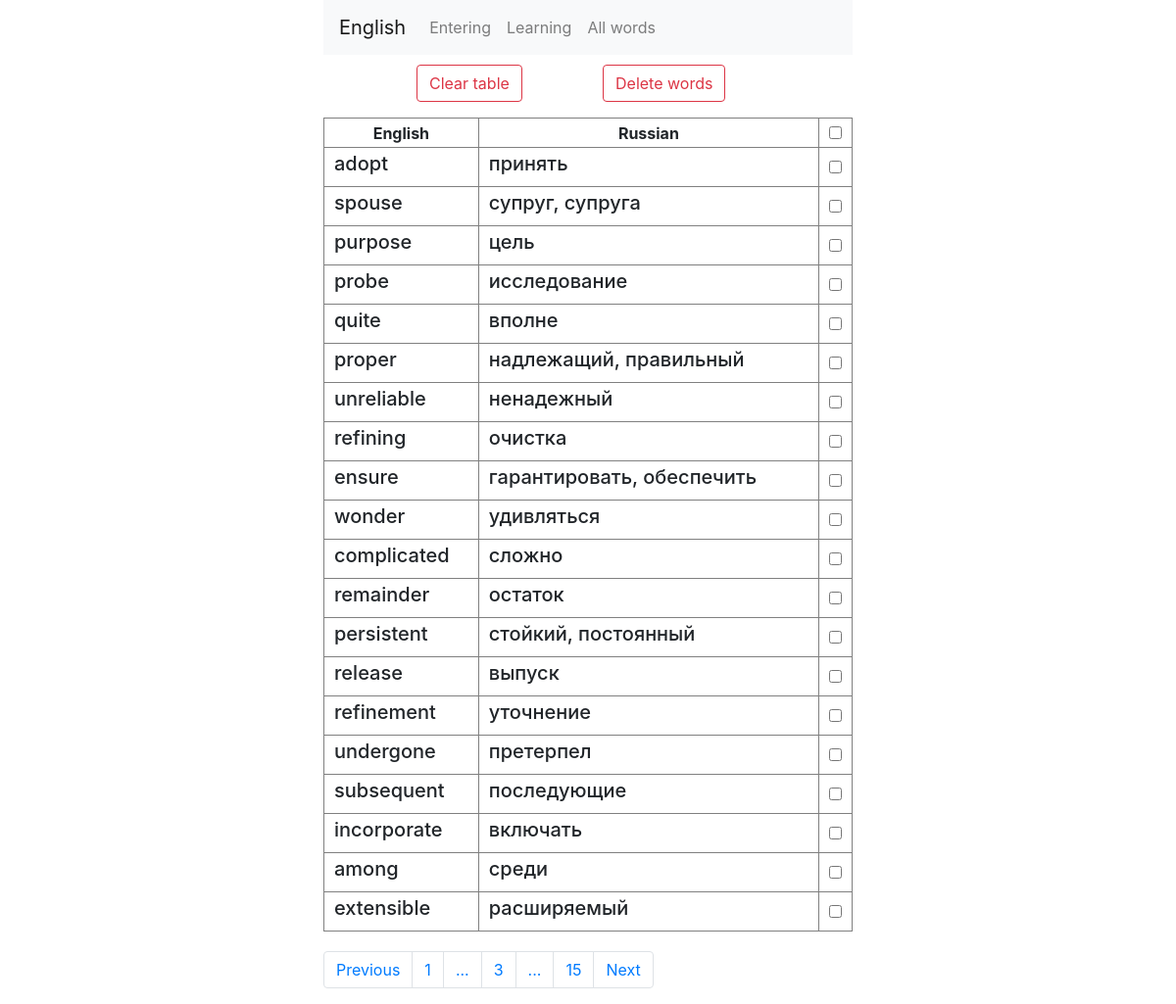
The page /all-words/?page=3 on the database its author committed.
### models.py (models this page shows, shortened)
class Words(db.Model):
    id = db.Column(db.Integer, primary_key=True)
    eng_word = db.Column(db.String(200), nullable=False)
    ru_word = db.Column(db.String(200), nullable=False)

### all_words/blueprint.py (the view, shortened to what this page needs)
@all_words.route('/', methods=('POST', 'GET'))
def index():
    page = request.args.get('page', 1, type=int)
    words = Words.query.paginate(page=page)
    return render_template('all_words/index.html', words=words)

### all_words/templates/all_words/index.html (shortened to what this page needs)
{% extends 'base.html' %}
{% block content %}
<div class="container">
    <div class="row justify-content-center">
        <div class="col-2">
            <form method="POST">
                <button type="submit" class="btn btn-outline-danger clear-btn" name="btn" value="clear">
                    Clear table
                </button>
        </div>
        <div class="col-2">
            <button type="submit" class="btn btn-outline-danger del_btn" name="btn" value="delete_words">
                Delete words
            </button>
        </div>
    </div>
</div>
<div class="container">
    <div class="row justify-content-center">
        <div class="col-6">
            <table border="1">
                <tr>
                    <th>
                        English
                    </th>
                    <th>
                        Russian
                    </th>
                    <th>
                        <input type="checkbox" onClick="toggle()">
                    </th>
                </tr>
                {% for word in words.items %}
                <tr>
                    <td>
                        <h5>{{ word.eng_word }}</h5>
                    </td>
                    <td>
                        <h5>{{ word.ru_word }}</h5>
                    </td>
                    <div class="form-group form-check">
                        <td width='20'>
                            <input type="checkbox" class="check-box-word" name="checked_words"
                                value="{{ word.eng_word }}">
                        </td>
                    </div>
                </tr>
                {% endfor %}
            </table>
            <ul class="pagination">
                <li class="page-item {% if words.has_prev == False %} disabled {% endif %}">
                    <a class="page-link" href="./?page={{ words.prev_num }}">Previous</a>
                </li>
                <li class="page-item {% if words.page == 1 %} disabled {% endif %}">
                    <a class="page-link" href="./?page=1">1</a>
                </li>
                {% if words.page > 2 %}
                <li class="page-item {% if words.page == 1 %} disabled {% endif %}">
                    <a class="page-link" href="#">...</a>
                </li>
                {% endif %}
                {% if words.page > 1 and words.page < words.pages %}
                <li class="page-item {% if words.page == 1 %} disabled {% endif %}">
                    <a class="page-link" href="./?page=1">{{ words.page }}</a>
                </li>
                {% endif %}
                {% if words.page < words.pages-1 %}
                <li class="page-item {% if words.page == 1 %} disabled {% endif %}">
                    <a class="page-link" href="#">...</a>
                </li>
                {% endif %}
                <li class="page-item {% if words.page == words.pages %} disabled {% endif %}">
                    <a class="page-link" href="./?page={{ words.pages }}">{{ words.pages }}</a>
                </li>
                <li class="page-item {% if words.has_next == False %} disabled {% endif %}">
                    <a class="page-link" href="./?page={{ words.next_num }}">Next</a>
                </li>
            </ul>
        </div>
    </div>
</div>
{% endblock %}

### static/main.css (style rules this page uses)
table { width: 100%; margin-top: 10px; margin-bottom: 20px; }
th { height: 30px; text-align: center; }
td { height: 40px; padding-left: 10px; }
.clear-btn { margin-top: 10px; }
.del_btn { margin-top: 10px; }
.check-box-word { margin-right: 9px; }

### rows shown on the page
Words: eng_word "adopt", ru_word "принять"
Words: eng_word "spouse", ru_word "супруг, супруга"
Words: eng_word "purpose", ru_word "цель"
Words: eng_word "probe", ru_word "исследование"
Words: eng_word "quite", ru_word "вполне"
Words: eng_word "proper", ru_word "надлежащий, правильный"
Words: eng_word "unreliable", ru_word "ненадежный"
Words: eng_word "refining", ru_word "очистка"
Words: eng_word "ensure", ru_word "гарантировать, обеспечить"
Words: eng_word "wonder", ru_word "удивляться"
Words: eng_word "complicated", ru_word "сложно"
Words: eng_word "remainder", ru_word "остаток"
Words: eng_word "persistent", ru_word "стойкий, постоянный"
Words: eng_word "release", ru_word "выпуск"
Words: eng_word "refinement", ru_word "уточнение"
Words: eng_word "undergone", ru_word "претерпел"
Words: eng_word "subsequent", ru_word "последующие"
Words: eng_word "incorporate", ru_word "включать"
Words: eng_word "among", ru_word "среди"
Words: eng_word "extensible", ru_word "расширяемый"

### other values the page prints
{{ words.page }} "3"
{{ words.pages }} "15"
